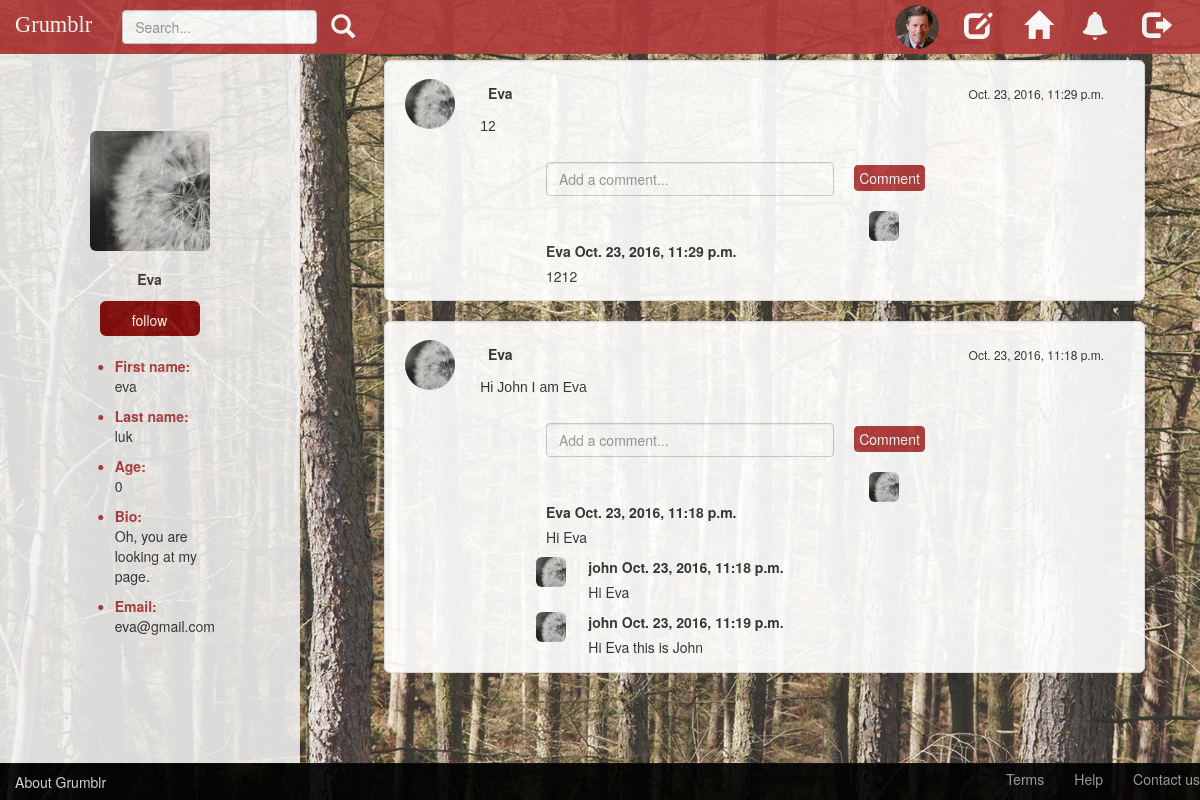
The app's page /profile/3 (signed in) with its own data.
### grumblr/models.py (models this page shows, shortened)
class Profile(models.Model):
    user = models.OneToOneField(
        User,
        on_delete=models.CASCADE,
        primary_key=True,
    )
    age = models.IntegerField(default=0,blank=True)
    bio = models.CharField(max_length=420, default='0',blank=True)
    picture = models.ImageField(upload_to="user-photos/",default='no-img.jpg',blank=True)
    follows = models.ManyToManyField('Profile', related_name='followed_by', symmetrical=False)

class Post(models.Model):
    text = models.CharField(max_length=42)
    user = models.ForeignKey(User)
    time = models.DateTimeField(auto_now_add=True, blank=True)

class Comment(models.Model):
    user = models.ForeignKey(User, related_name='comment_by')
    post = models.ForeignKey(Post, related_name='comment_of')
    content = models.CharField(max_length=200)
    time = models.DateTimeField(auto_now_add=True, blank=True)

### grumblr/views.py (the view)
# urls.py: url(r'^profile/(?P<id>\d+)$', views.profile, name='profile'),
@login_required
def profile(request, id):
    try:
        login_user = request.user
        current_user = User.objects.get(id=id)
        posts = Post.objects.filter(user=current_user).order_by('time').reverse()
        if login_user.profile in current_user.profile.followed_by.all():
            follow = 'unfollow'
        else:
            follow = 'follow'
        context = {'posts': posts, 'current_user': current_user, 'follow': follow}
        return render(request, "profile.html", context)
    except ObjectDoesNotExist:
        posts = Post.objects.filter().order_by('time').reverse()
        context = {'posts': posts}
        return render(request, "globalStream.html", context)

### templates/profile.html (shortened to what this page needs)
{% extends "base.html" %}
{% load staticfiles %}
{% block style %}
    <link href="{% static 'css/grumblr.css' %}" rel="stylesheet">
    <link href="{% static 'css/profile.css' %}" rel="stylesheet">
{% endblock %}
{% block navbar_header %}
    <a class="navbar-brand" href="{% url 'globalStream' %}">Grumblr</a>
{% endblock %}
{% block navbar_right %}
    <ul class="nav navbar-nav navbar-right">
        <li>
            <div>
                <a href="{% url 'profile' user.id %}">
                    <img src="{{ user.profile.picture.url }}" class="img-circle" alt="personal icon" width="44"
                         height="44">
                </a>
            </div>
        </li>
        <li>
            <a type="button" class="btn btn-default btn-md btn-icon-left" href="{% url 'editProfile' %}">
                <span class="glyphicon glyphicon-edit nav-glyphicon" aria-hidden="true"></span>
            </a>
        </li>
        <li>
            <a type="button" href="{% url 'globalStream' %}" class="btn btn-default btn-md btn-icon-left"><span
                    class="glyphicon glyphicon-home nav-glyphicon" aria-hidden="true"></span>
            </a>
        </li>
        <li>
            <button type="button" class="btn btn-default btn-md btn-icon-mid"><span
                    class="glyphicon glyphicon-bell nav-glyphicon" aria-hidden="true"></span>
            </button>
        </li>
        <li>
            <a type="button" class="btn btn-default btn-md btn-icon-right" href="{% url 'userlogout' %}"><span
                    class="glyphicon glyphicon-log-out nav-glyphicon" aria-hidden="true"></span>
            </a>
        </li>
    </ul>
{% endblock %}
{% block content %}
    <div class="col-sm-4 col-md-3 sidebar profile-container">
        <div class="profile-image">
            <img src="{{ current_user.profile.picture.url }}" class="img-rounded" alt="personal icon" width="120"
                 height="120">
        </div>
        <div class="profile-username">
            <label>{{ current_user.username }}</label>
        </div>
        {% if current_user.id != user.id %}
            <div class="profile-addfriend">
                <a href="{% url 'follow' current_user.id %}" type="button" class="btn btn-lg btn-primary btn-add">
                    {{ follow }}</a>
            </div>
            <div class="profile-content">
                <ul>
                    <li class="profile-tag">First name:</li>
                    <p>{{ current_user.first_name }}</p>
                    <li class="profile-tag">Last name:</li>
                    <p>{{ current_user.last_name }}</p>
                    <li class="profile-tag">Age:</li>
                    <p>{{ current_user.profile.age }}</p>
                    <li class="profile-tag">Bio:</li>
                    <p>{{ current_user.profile.bio }}</p>
                    <li class="profile-tag">Email:</li>
                    <p>{{ current_user.email }}</p>
                </ul>
            </div>
        {% endif %}
    </div>
    <div class="col-sm-9 col-sm-offset-3 col-md-10 col-md-offset-2 main">
        {% for post in posts %}
            <div id="post-{{ post.id }}" class="well post-container">
                <a href="{% url 'profile' post.user.id %}" class="post-photo">
                    <img src="{{ post.user.profile.picture.url }}" class="img-circle" alt="personal icon" width="50"
                         height="50">
                </a>
                <div class="post-name">
                    <label>{{ post.user.username }}</label>
                </div>
                <div class="post-time">
                    <p>{{ post.time }}</p>
                </div>
                <div class="post-content">
                    <p>{{ post.text }}</p>
                </div>
                <div class="comments-container">
                    <form class="comment-form" method="post">
                        <br>
                        <div class="col-sm-8">
                            <input type="text" id="comment-input-{{ post.id }}" name="content" maxlength="200"
                                   placeholder="Add a comment..." class="form-control" required/>
                        </div>
                        <input type="submit" id="comment-btn-{{ post.id }}" class="btn btn-primary btn-comment" value="Comment">
                    </form>
                    <div class="comments-list-container">
                    <ol id="comments-list-{{ post.id }}" class="comments-list">
                        {% for comment in post.comment_of.all %}
                            <li id="comment-{{ comment.id }}" class="comment">
                                <div class="row">
                                    <div id="comment-userprofile" class="col-sm-1">
                                        <a href="{% url 'profile' comment.user.id %}" class="comment-photo">
                                            <img src="{{ comment.user.profile.picture.url }}" class="img-rounded"
                                                 alt="personal icon" width="30" height="30">
                                        </a>
                                    </div>
                                    <div class="col-sm-10 comment-text">
                                        <span><label id="comment-username">{{ comment.user.username }}</label></span>
                                        <span><label id="comment-time">{{ comment.time }}</label></span>
                                        <p id="comment-content">{{ comment.content }}</p>
                                    </div>
                                </div>
                            </li>
                        {% endfor %}
                    </ol>
                    </div>
                    <br>
                </div>
            </div>
        {% endfor %}
    </div>
{% endblock %}

### static/css/grumblr.css (style rules this page uses)
body { padding-top: 40px; padding-bottom: 40px; background-color: #eee; }
.navbar-nav > li > a { padding-top: 5px !important; padding-bottom: 5px !important; }
.navbar-brand { color: white !important; font-size: 1.6em !important; font-family: 'Comic Sans MS' !important; }
.sidebar { display: none; }
@media (min-width: 768px) { .sidebar { position: fixed; top: 51px; bottom: 0; left: 0; z-index: 1000; display: block; padding: 20px; overflow-x: hidden; overflow-y: auto; background-color: #f5f5f5; border-right: 1px solid #eee; } }
.main { padding: 20px; }
@media (min-width: 768px) { .main { padding-right: 40px; padding-left: 40px; } }
.comments-container { text-align: left; overflow: hidden; position: relative; z-index: 1; padding-left: 2%; padding-right: 2%; width: 70%; margin-left: 15%; margin-right: 15%; margin-top: 3%; }

### static/css/profile.css (style rules this page uses)
body { padding-top: 40px; padding-bottom: 40px; background-color: #eee; background-image: url(../images/background.jpg); height: auto; opacity: 0.92; }
.sidebar { height: auto !important; }
.navbar-nav > li > a { padding-top: 5px !important; padding-bottom: 5px !important; }
.profile-container { opacity: 0.95; }
.profile-tag { color: #B13B3B; font-weight: bold; }
.profile-image { position: absolute; z-index: 1; top: 80px !important; left: 50% !important; transform: translate(-50%, 0) !important; }
.profile-username { position: absolute; z-index: 1; top: 218px; left: 50%; transform: translate(-50%, 0); }
.profile-addfriend { position: absolute; z-index: 1; top: 250px; left: 50%; transform: translate(-50%, 0); }
.profile-content { position: absolute; z-index: 1; top: 305px; margin-bottom: 100px; left: 50%; transform: translate(-50%, 0); }
.img-circle { margin-top: 10%; margin-right: 10px; }
.btn-icon-left { background-color: transparent; border: none; outline: none; margin-top: 10%; margin-right: 2px; }
.btn-icon-mid { background-color: transparent; border: none; outline: none; margin-top: 10%; margin-right: 6px; }
.btn-icon-right { background-color: transparent; border: none; outline: none; margin-top: 6%; margin-right: 30px; }
.nav-glyphicon { color: white; font-size: 2em; }
.post-container { text-align: left; overflow: hidden; position: relative; background-color: white; border-radius: 6px; z-index: 1; min-height: 180px; background-size: cover; padding-left: 2%; padding-right: 2%; padding-bottom: 5%; margin-left: 15%; }
.post-photo { position: absolute; z-index: 1; top: 12px; left: 50px; transform: translate(-50%, 0); }
.post-name { position: absolute; z-index: 1; top: 22px; left: 115px; transform: translate(-50%, 0); }
.post-time { position: absolute; z-index: 1; top: 24px; right: 40px; font-size: 12px; }
.post-content { position: absolute; z-index: 1; top: 55px; left: 95px; right: 25px; font-family: "Arial"; font-weight: lighter !important; }
.comments-container { position: relative; z-index: 1; top: 40px; left: 5px; right: 5px; }
.btn-comment { background: #B13B3B; padding: 2px 4px; border: 1px solid #B13B3B; color: white; margin-left: 5px; margin-top: 3px; }
.comments-list-container { position: relative; z-index: 1; top: 20px; left: 5px; right: 5px; }
.comments-list { padding: 0; margin: 0; list-style-type: none; }
.comment { position: relative; }
.comment-text { position: relative; left: 10px; }
.btn-add { text-align: center; background: #880909; border: 2px solid #880909; color: white; width: 100px; height: 35px; padding: 8px 16px !important; font-size: 14px !important; }

### records on screen
Post: user.profile.picture (placeholder picture), user.username "Eva", time "Oct. 23, 2016, 11:29 p.m.", text "12"
Comment: user.profile.picture (placeholder picture), user.username "Eva", time "Oct. 23, 2016, 11:29 p.m.", content "1212"
Post: user.profile.picture (placeholder picture), user.username "Eva", time "Oct. 23, 2016, 11:18 p.m.", text "Hi John I am Eva"
Comment: user.profile.picture (placeholder picture), user.username "Eva", time "Oct. 23, 2016, 11:18 p.m.", content "Hi Eva"
Comment: user.profile.picture (placeholder picture), user.username "john", time "Oct. 23, 2016, 11:18 p.m.", content "Hi Eva"
Comment: user.profile.picture (placeholder picture), user.username "john", time "Oct. 23, 2016, 11:19 p.m.", content "Hi Eva this is John"

### other values on screen
{{ current_user.username }} "Eva"
{{ follow }} "follow"
{{ current_user.first_name }} "eva"
{{ current_user.last_name }} "luk"
{{ current_user.profile.age }} "0"
{{ current_user.profile.bio }} "Oh, you are looking at my page."
{{ current_user.email }} "eva@gmail.com"
